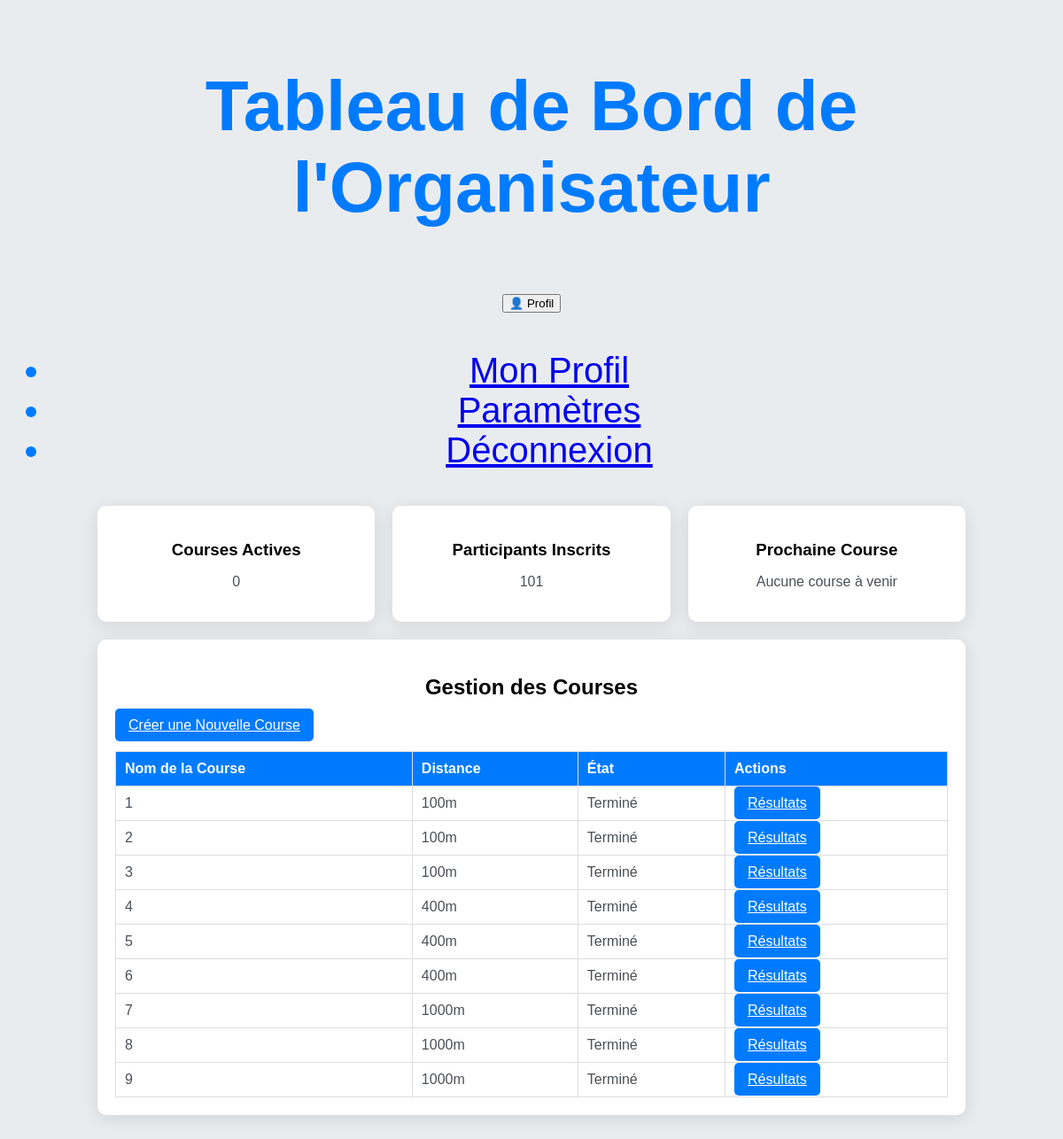
Page /orgatest.php on the earlier database version.
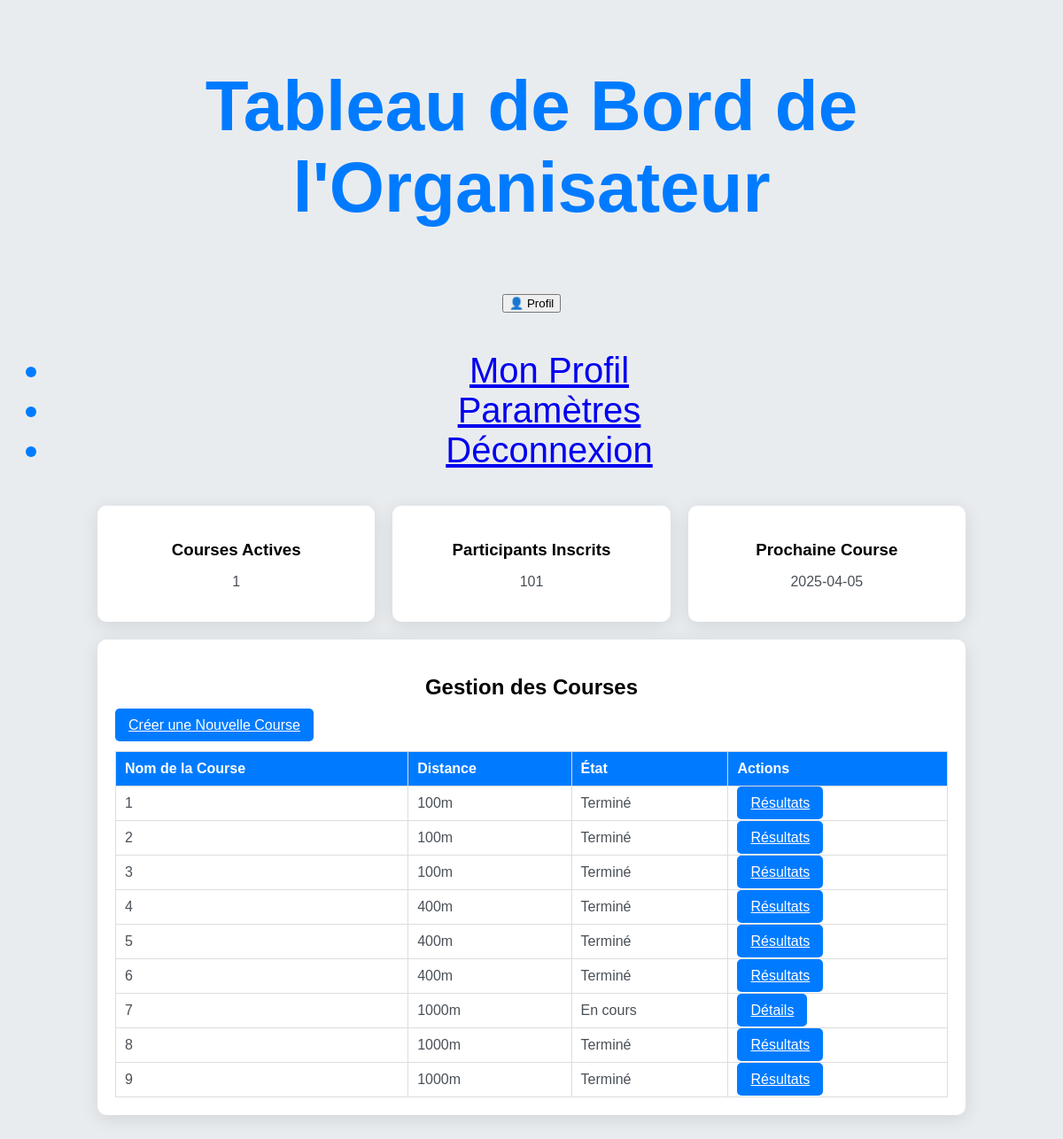
Same page on the later database version.
### tables this page shows
CREATE TABLE `course` (
  `id` bigint(20) UNSIGNED NOT NULL,
  `date` date NOT NULL,
  `lieu` varchar(255) NOT NULL,
  `type` varchar(30) NOT NULL,
  `arbitre` varchar(50) NOT NULL
);

### orgatest.php (the view, shortened to what this page needs)
<?php
$servername = "localhost";
$username = "root";
$password = "";
$dbname = "test";
$connexion = new mysqli($servername, $username, $password, $dbname);
$current_date = date('Y-m-d');
$sql_active_courses = "SELECT COUNT(*) AS active_courses FROM course WHERE date = '$current_date'";
$result_active_courses = $connexion->query($sql_active_courses);
$active_courses_count = 0;
if ($result_active_courses && $result_active_courses->num_rows > 0) {
    $row = $result_active_courses->fetch_assoc();
    $active_courses_count = $row['active_courses'];
}
$sql_next_race = "SELECT date FROM course WHERE date >= '$current_date' ORDER BY date ASC LIMIT 1";
$result_next_race = $connexion->query($sql_next_race);
$next_race_date = "Aucune course à venir";
if ($result_next_race && $result_next_race->num_rows > 0) {
    $row = $result_next_race->fetch_assoc();
    $next_race_date = $row['date'];
}
$sql_athletes_count = "SELECT COUNT(*) AS total_athletes FROM athelete";
$result_athletes_count = $connexion->query($sql_athletes_count);
$total_athletes_count = 0;
if ($result_athletes_count && $result_athletes_count->num_rows > 0) {
    $row = $result_athletes_count->fetch_assoc();
    $total_athletes_count = $row['total_athletes'];
}
$sql_courses = "SELECT * FROM course";
$result_courses = $connexion->query($sql_courses);
?>
<!DOCTYPE html>
<html lang="fr">
<head>
</head>
 <header>
        <div class="header-container">
            <h1>Tableau de Bord de l'Organisateur</h1>
            <div class="profile">
                <button class="profile-btn">👤 Profil</button>
                <div class="profile-menu">
                    <ul>
                        <li><a href="#">Mon Profil</a></li>
                        <li><a href="#">Paramètres</a></li>
                        <li><a href="#">Déconnexion</a></li>
                    </ul>
                </div>
            </div>
        </div>
    </header>
    <div class="container">
        <div class="dashboard">
            <div class="card">
                <h3>Courses Actives</h3>
                <p><?php echo $active_courses_count; ?></p>
            </div>
            <div class="card">
                <h3>Participants Inscrits</h3>
                <p><?php echo $total_athletes_count; ?></p>
            </div>
            <div class="card">
                <h3>Prochaine Course</h3>
                <p><?php echo $next_race_date; ?></p>
            </div>
        </div>
        <div class="manage-courses">
            <h2>Gestion des Courses</h2>
            <a href="organisateur.php" class="button" id="create-race-btn">Créer une Nouvelle Course</a>
            <table>
                <tr>
                    <th>Nom de la Course</th>
                    <th>Distance</th>
                    <th>État</th>
                    <th>Actions</th>
                </tr>
                <?php
                if ($result_courses && $result_courses->num_rows > 0) {
                    while ($row = $result_courses->fetch_assoc()) {
                        $course_name = $row['id'];
                        $distance = $row['type'];
                        $date_course = $row['date'];
                        $current_date = date('Y-m-d');
                        if ($date_course < $current_date) {
                            $status = "Terminé";
                            $button_text = "Résultats";
                            $page_url = "results.php?course_id=" . $course_name;
                        } elseif ($date_course == $current_date) {
                            $status = "En cours";
                            $button_text = "Détails";
                            $page_url = "athletes_details.php?course_id=" . $course_name;
                        } else {
                            $status = "À venir";
                            $button_text = "Détails";
                            $page_url = "athletes_details.php?course_id=" . $course_name;
                        }
                        echo "<tr>
                        <td>$course_name</td>
                        <td>$distance</td>
                        <td>$status</td>
                        <td><a href='$page_url' class='button'>$button_text</a></td>
                        </tr>";
                    }
                } else {
                    echo "<tr><td colspan='4'>Aucune course disponible</td></tr>";
                }
                ?>
            </table>
        </div>
    </div>
</body>
</html>

Differences in the rows shown:
changed course id 7: date (not shown) → "2025-04-05"; date "Terminé" → "En cours"; date "Résultats" → "Détails"
Other differences:
$active_courses_count: "0" → "1"
$next_race_date: "Aucune course à venir" → (not shown)
